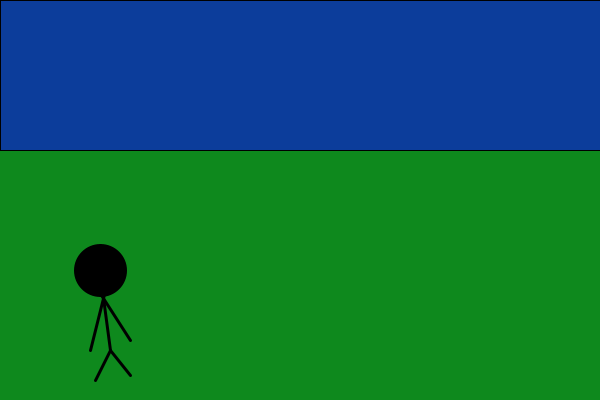
Frame 1 (no input)
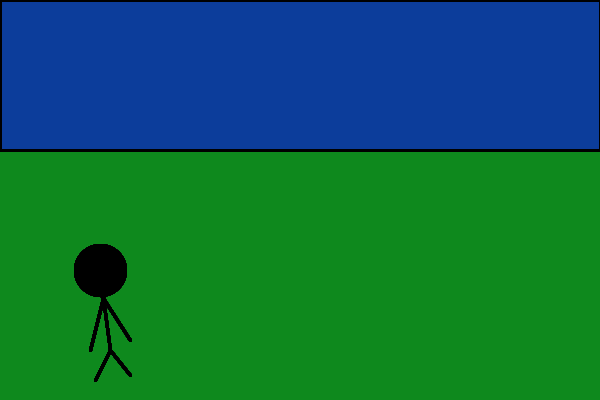
Frame 60 (the mouse pressed at the canvas centre just before this capture)
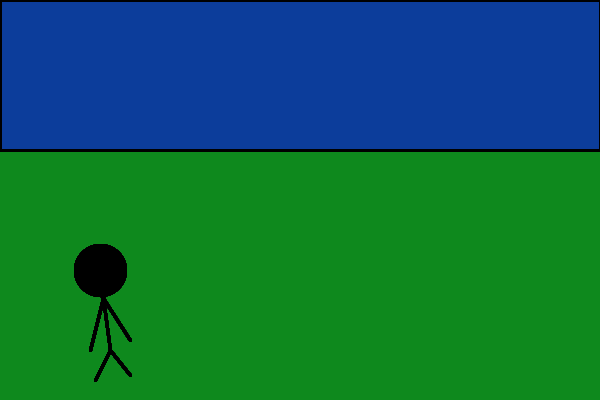
Frame 120 (the mouse held since frame 60 and released just before this capture)

The Processing sketch that drew these frames (run headless with seeded random() and noise(); from frame 60 on, the mouse is pressed at the canvas centre):

// Processing sketch: processing_99190
// ── processing_99190.pde

void setup()
{
  size(600, 400);
  background(14, 137, 29);
  smooth();
  frameRate(10);
}

void draw()
{
  fill(12, 61, 155);
  rect(0, 0, width, 150);
  strokeWeight(3);

  line(100, 275, 110, 350);

  line(110, 350, 130, 375);
  line(110, 350, 95, 380);

  line(85, 270, 130, 340);
  line(110, 270, 90, 350);

  fill(0, 0, 0);
  ellipse(100, 270, 50, 50);

if (key == 'r')
{
  noStroke();
  fill(121, 184, 250);
  ellipse(random(width), random(height), 7, 7);
}


if (key =='u')
{
  line(100, 275, 110, 350);

  line(110, 350, 130, 375);
  line(110, 350, 95, 380);

  line(85, 270, 130, 340);
  line(110, 270, 90, 350);

  strokeWeight(3);
  stroke(0, 0, 0);

  line(125, 350, 125, 230);
  fill(random(255), random(255), random(255));
  ellipse(125, 230, 60, 15);

  fill(0, 0, 0);
  ellipse(100, 270, 50, 50);

  noStroke();
  fill(121, 184, 250);
  ellipse(random(width), random(height), 7, 7);
}

}
